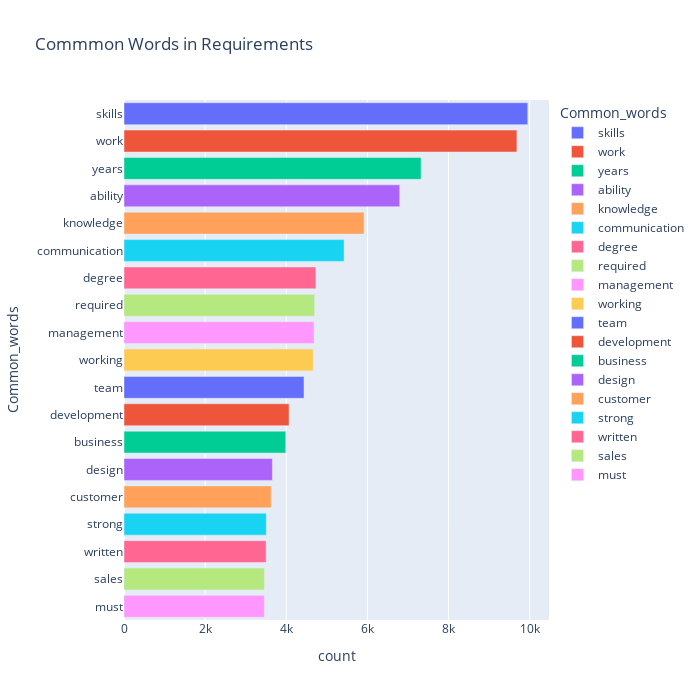

The notebook cell this image was saved under:
### Code cell
# Barplot
fig1 = px.bar(temp1, x="count", y="Common_words", title='Commmon Words in Requirements', orientation='h', 
             width=700, height=700,color='Common_words')
fig1.show()

### Figure 1 — Plotly figure (JSON) as saved in the notebook; plotly's stock layout.template omitted (floating-point values rounded to 4 significant figures)
{"data": [{"alignmentgroup": "True", "hovertemplate": "Common_words=%{y}<br>count=%{x}<extra></extra>", "legendgroup": "skills", "marker": {"color": "#636efa", "pattern": {"shape": ""}}, "name": "skills", "offsetgroup": "skills", "orientation": "h", "showlegend": true, "textposition": "auto", "type": "bar", "x": [9952], "xaxis": "x", "y": ["skills"], "yaxis": "y"}, {"alignmentgroup": "True", "hovertemplate": "Common_words=%{y}<br>count=%{x}<extra></extra>", "legendgroup": "work", "marker": {"color": "#EF553B", "pattern": {"shape": ""}}, "name": "work", "offsetgroup": "work", "orientation": "h", "showlegend": true, "textposition": "auto", "type": "bar", "x": [9685], "xaxis": "x", "y": ["work"], "yaxis": "y"}, {"alignmentgroup": "True", "hovertemplate": "Common_words=%{y}<br>count=%{x}<extra></extra>", "legendgroup": "years", "marker": {"color": "#00cc96", "pattern": {"shape": ""}}, "name": "years", "offsetgroup": "years", "orientation": "h", "showlegend": true, "textposition": "auto", "type": "bar", "x": [7322], "xaxis": "x", "y": ["years"], "yaxis": "y"}, {"alignmentgroup": "True", "hovertemplate": "Common_words=%{y}<br>count=%{x}<extra></extra>", "legendgroup": "ability", "marker": {"color": "#ab63fa", "pattern": {"shape": ""}}, "name": "ability", "offsetgroup": "ability", "orientation": "h", "showlegend": true, "textposition": "auto", "type": "bar", "x": [6796], "xaxis": "x", "y": ["ability"], "yaxis": "y"}, {"alignmentgroup": "True", "hovertemplate": "Common_words=%{y}<br>count=%{x}<extra></extra>", "legendgroup": "knowledge", "marker": {"color": "#FFA15A", "pattern": {"shape": ""}}, "name": "knowledge", "offsetgroup": "knowledge", "orientation": "h", "showlegend": true, "textposition": "auto", "type": "bar", "x": [5917], "xaxis": "x", "y": ["knowledge"], "yaxis": "y"}, {"alignmentgroup": "True", "hovertemplate": "Common_words=%{y}<br>count=%{x}<extra></extra>", "legendgroup": "communication", "marker": {"color": "#19d3f3", "pattern": {"shape": ""}}, "name": "communication", "offsetgroup": "communication", "orientation": "h", "showlegend": true, "textposition": "auto", "type": "bar", "x": [5425], "xaxis": "x", "y": ["communication"], "yaxis": "y"}, {"alignmentgroup": "True", "hovertemplate": "Common_words=%{y}<br>count=%{x}<extra></extra>", "legendgroup": "degree", "marker": {"color": "#FF6692", "pattern": {"shape": ""}}, "name": "degree", "offsetgroup": "degree", "orientation": "h", "showlegend": true, "textposition": "auto", "type": "bar", "x": [4730], "xaxis": "x", "y": ["degree"], "yaxis": "y"}, {"alignmentgroup": "True", "hovertemplate": "Common_words=%{y}<br>count=%{x}<extra></extra>", "legendgroup": "required", "marker": {"color": "#B6E880", "pattern": {"shape": ""}}, "name": "required", "offsetgroup": "required", "orientation": "h", "showlegend": true, "textposition": "auto", "type": "bar", "x": [4699], "xaxis": "x", "y": ["required"], "yaxis": "y"}, {"alignmentgroup": "True", "hovertemplate": "Common_words=%{y}<br>count=%{x}<extra></extra>", "legendgroup": "management", "marker": {"color": "#FF97FF", "pattern": {"shape": ""}}, "name": "management", "offsetgroup": "management", "orientation": "h", "showlegend": true, "textposition": "auto", "type": "bar", "x": [4683], "xaxis": "x", "y": ["management"], "yaxis": "y"}, {"alignmentgroup": "True", "hovertemplate": "Common_words=%{y}<br>count=%{x}<extra></extra>", "legendgroup": "working", "marker": {"color": "#FECB52", "pattern": {"shape": ""}}, "name": "working", "offsetgroup": "working", "orientation": "h", "showlegend": true, "textposition": "auto", "type": "bar", "x": [4663], "xaxis": "x", "y": ["working"], "yaxis": "y"}, {"alignmentgroup": "True", "hovertemplate": "Common_words=%{y}<br>count=%{x}<extra></extra>", "legendgroup": "team", "marker": {"color": "#636efa", "pattern": {"shape": ""}}, "name": "team", "offsetgroup": "team", "orientation": "h", "showlegend": true, "textposition": "auto", "type": "bar", "x": [4437], "xaxis": "x", "y": ["team"], "yaxis": "y"}, {"alignmentgroup": "True", "hovertemplate": "Common_words=%{y}<br>count=%{x}<extra></extra>", "legendgroup": "development", "marker": {"color": "#EF553B", "pattern": {"shape": ""}}, "name": "development", "offsetgroup": "development", "orientation": "h", "showlegend": true, "textposition": "auto", "type": "bar", "x": [4068], "xaxis": "x", "y": ["development"], "yaxis": "y"}, {"alignmentgroup": "True", "hovertemplate": "Common_words=%{y}<br>count=%{x}<extra></extra>", "legendgroup": "business", "marker": {"color": "#00cc96", "pattern": {"shape": ""}}, "name": "business", "offsetgroup": "business", "orientation": "h", "showlegend": true, "textposition": "auto", "type": "bar", "x": [3987], "xaxis": "x", "y": ["business"], "yaxis": "y"}, {"alignmentgroup": "True", "hovertemplate": "Common_words=%{y}<br>count=%{x}<extra></extra>", "legendgroup": "design", "marker": {"color": "#ab63fa", "pattern": {"shape": ""}}, "name": "design", "offsetgroup": "design", "orientation": "h", "showlegend": true, "textposition": "auto", "type": "bar", "x": [3658], "xaxis": "x", "y": ["design"], "yaxis": "y"}, {"alignmentgroup": "True", "hovertemplate": "Common_words=%{y}<br>count=%{x}<extra></extra>", "legendgroup": "customer", "marker": {"color": "#FFA15A", "pattern": {"shape": ""}}, "name": "customer", "offsetgroup": "customer", "orientation": "h", "showlegend": true, "textposition": "auto", "type": "bar", "x": [3629], "xaxis": "x", "y": ["customer"], "yaxis": "y"}, {"alignmentgroup": "True", "hovertemplate": "Common_words=%{y}<br>count=%{x}<extra></extra>", "legendgroup": "strong", "marker": {"color": "#19d3f3", "pattern": {"shape": ""}}, "name": "strong", "offsetgroup": "strong", "orientation": "h", "showlegend": true, "textposition": "auto", "type": "bar", "x": [3508], "xaxis": "x", "y": ["strong"], "yaxis": "y"}, {"alignmentgroup": "True", "hovertemplate": "Common_words=%{y}<br>count=%{x}<extra></extra>", "legendgroup": "written", "marker": {"color": "#FF6692", "pattern": {"shape": ""}}, "name": "written", "offsetgroup": "written", "orientation": "h", "showlegend": true, "textposition": "auto", "type": "bar", "x": [3502], "xaxis": "x", "y": ["written"], "yaxis": "y"}, {"alignmentgroup": "True", "hovertemplate": "Common_words=%{y}<br>count=%{x}<extra></extra>", "legendgroup": "sales", "marker": {"color": "#B6E880", "pattern": {"shape": ""}}, "name": "sales", "offsetgroup": "sales", "orientation": "h", "showlegend": true, "textposition": "auto", "type": "bar", "x": [3462], "xaxis": "x", "y": ["sales"], "yaxis": "y"}, {"alignmentgroup": "True", "hovertemplate": "Common_words=%{y}<br>count=%{x}<extra></extra>", "legendgroup": "must", "marker": {"color": "#FF97FF", "pattern": {"shape": ""}}, "name": "must", "offsetgroup": "must", "orientation": "h", "showlegend": true, "textposition": "auto", "type": "bar", "x": [3459], "xaxis": "x", "y": ["must"], "yaxis": "y"}], "layout": {"barmode": "relative", "height": 700, "legend": {"title": {"text": "Common_words"}, "tracegroupgap": 0}, "title": {"text": "Commmon Words in Requirements"}, "width": 700, "xaxis": {"anchor": "y", "domain": [0, 1], "title": {"text": "count"}}, "yaxis": {"anchor": "x", "categoryarray": ["must", "sales", "written", "strong", "customer", "design", "business", "development", "team", "working", "management", "required", "degree", "communication", "knowledge", "ability", "years", "work", "skills"], "categoryorder": "array", "domain": [0, 1], "title": {"text": "Common_words"}}}}
